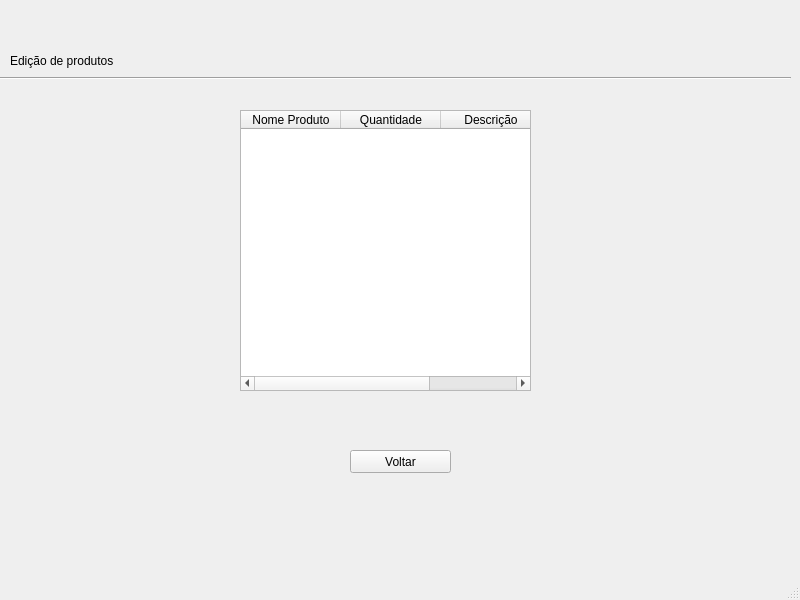
<?xml version="1.0" encoding="UTF-8"?>
<ui version="4.0">
 <class>MainWindow</class>
 <widget class="QMainWindow" name="MainWindow">
  <property name="geometry">
   <rect>
    <x>0</x>
    <y>0</y>
    <width>800</width>
    <height>600</height>
   </rect>
  </property>
  <property name="windowTitle">
   <string>MainWindow</string>
  </property>
  <widget class="QWidget" name="centralwidget">
   <widget class="Line" name="line">
    <property name="geometry">
     <rect>
      <x>0</x>
      <y>70</y>
      <width>791</width>
      <height>16</height>
     </rect>
    </property>
    <property name="orientation">
     <enum>Qt::Horizontal</enum>
    </property>
   </widget>
   <widget class="QLabel" name="label">
    <property name="geometry">
     <rect>
      <x>10</x>
      <y>50</y>
      <width>151</width>
      <height>21</height>
     </rect>
    </property>
    <property name="styleSheet">
     <string notr="true">font: 12pt &quot;Arial&quot;;</string>
    </property>
    <property name="text">
     <string>Edição de produtos</string>
    </property>
   </widget>
   <widget class="QTableWidget" name="tableWidget">
    <property name="geometry">
     <rect>
      <x>240</x>
      <y>110</y>
      <width>291</width>
      <height>281</height>
     </rect>
    </property>
    <column>
     <property name="text">
      <string>Nome Produto</string>
     </property>
    </column>
    <column>
     <property name="text">
      <string>Quantidade</string>
     </property>
    </column>
    <column>
     <property name="text">
      <string>Descrição</string>
     </property>
    </column>
   </widget>
   <widget class="QPushButton" name="pushButton_2">
    <property name="geometry">
     <rect>
      <x>350</x>
      <y>450</y>
      <width>101</width>
      <height>23</height>
     </rect>
    </property>
    <property name="styleSheet">
     <string notr="true">font: 12pt &quot;Arial&quot;;</string>
    </property>
    <property name="text">
     <string>Voltar</string>
    </property>
   </widget>
  </widget>
  <widget class="QMenuBar" name="menubar">
   <property name="geometry">
    <rect>
     <x>0</x>
     <y>0</y>
     <width>800</width>
     <height>21</height>
    </rect>
   </property>
  </widget>
  <widget class="QStatusBar" name="statusbar"/>
 </widget>
 <resources/>
 <connections/>
</ui>
